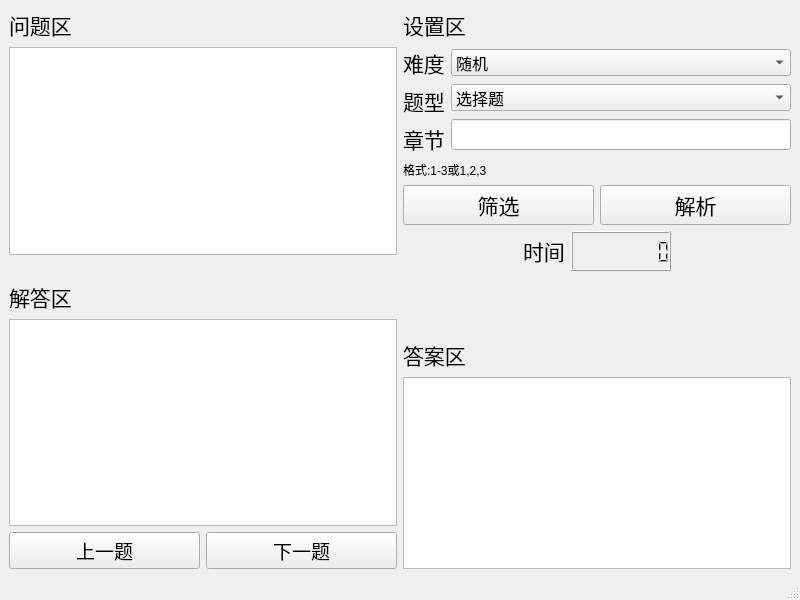
<?xml version="1.0" encoding="UTF-8"?>
<ui version="4.0">
 <class>ExamWindow</class>
 <widget class="QMainWindow" name="ExamWindow">
  <property name="geometry">
   <rect>
    <x>0</x>
    <y>0</y>
    <width>800</width>
    <height>600</height>
   </rect>
  </property>
  <property name="windowTitle">
   <string>学生练习界面</string>
  </property>
  <property name="toolTip">
   <string>&lt;html&gt;&lt;head/&gt;&lt;body&gt;&lt;p&gt;&lt;br/&gt;&lt;/p&gt;&lt;/body&gt;&lt;/html&gt;</string>
  </property>
  <widget class="QWidget" name="centralwidget">
   <layout class="QGridLayout" name="gridLayout">
    <item row="0" column="0">
     <layout class="QHBoxLayout" name="horizontalLayout_3">
      <item>
       <layout class="QVBoxLayout" name="verticalLayout">
        <item>
         <widget class="QLabel" name="label_5">
          <property name="font">
           <font>
            <pointsize>16</pointsize>
           </font>
          </property>
          <property name="text">
           <string>问题区</string>
          </property>
         </widget>
        </item>
        <item>
         <widget class="QTextBrowser" name="textBrowser_que">
          <property name="font">
           <font>
            <pointsize>14</pointsize>
           </font>
          </property>
          <property name="readOnly">
           <bool>true</bool>
          </property>
         </widget>
        </item>
        <item>
         <spacer name="horizontalSpacer">
          <property name="orientation">
           <enum>Qt::Horizontal</enum>
          </property>
          <property name="sizeHint" stdset="0">
           <size>
            <width>40</width>
            <height>20</height>
           </size>
          </property>
         </spacer>
        </item>
        <item>
         <widget class="QLabel" name="label_7">
          <property name="font">
           <font>
            <pointsize>16</pointsize>
           </font>
          </property>
          <property name="text">
           <string>解答区</string>
          </property>
         </widget>
        </item>
        <item>
         <widget class="QTextBrowser" name="textBrowser_solve">
          <property name="font">
           <font>
            <pointsize>14</pointsize>
           </font>
          </property>
          <property name="readOnly">
           <bool>false</bool>
          </property>
         </widget>
        </item>
        <item>
         <layout class="QHBoxLayout" name="horizontalLayout_4">
          <item>
           <widget class="QPushButton" name="pgupBt">
            <property name="font">
             <font>
              <pointsize>14</pointsize>
             </font>
            </property>
            <property name="text">
             <string>上一题</string>
            </property>
           </widget>
          </item>
          <item>
           <widget class="QPushButton" name="pgdnBt">
            <property name="font">
             <font>
              <pointsize>14</pointsize>
             </font>
            </property>
            <property name="text">
             <string>下一题</string>
            </property>
           </widget>
          </item>
         </layout>
        </item>
       </layout>
      </item>
      <item>
       <layout class="QVBoxLayout" name="verticalLayout_5">
        <item>
         <widget class="QLabel" name="label_8">
          <property name="font">
           <font>
            <pointsize>16</pointsize>
           </font>
          </property>
          <property name="text">
           <string>设置区</string>
          </property>
         </widget>
        </item>
        <item>
         <layout class="QVBoxLayout" name="verticalLayout_4">
          <item>
           <layout class="QHBoxLayout" name="horizontalLayout">
            <item>
             <layout class="QVBoxLayout" name="verticalLayout_2">
              <item>
               <widget class="QLabel" name="label">
                <property name="font">
                 <font>
                  <pointsize>16</pointsize>
                 </font>
                </property>
                <property name="text">
                 <string>难度</string>
                </property>
               </widget>
              </item>
              <item>
               <widget class="QLabel" name="label_2">
                <property name="font">
                 <font>
                  <pointsize>16</pointsize>
                 </font>
                </property>
                <property name="text">
                 <string>题型</string>
                </property>
               </widget>
              </item>
              <item>
               <widget class="QLabel" name="label_3">
                <property name="font">
                 <font>
                  <pointsize>16</pointsize>
                 </font>
                </property>
                <property name="text">
                 <string>章节</string>
                </property>
               </widget>
              </item>
             </layout>
            </item>
            <item>
             <layout class="QVBoxLayout" name="verticalLayout_3">
              <item>
               <widget class="QComboBox" name="hardcBox">
                <property name="font">
                 <font>
                  <pointsize>12</pointsize>
                  <kerning>true</kerning>
                 </font>
                </property>
                <item>
                 <property name="text">
                  <string>随机</string>
                 </property>
                </item>
                <item>
                 <property name="text">
                  <string>难度一</string>
                 </property>
                </item>
                <item>
                 <property name="text">
                  <string>难度二</string>
                 </property>
                </item>
                <item>
                 <property name="text">
                  <string>难度三</string>
                 </property>
                </item>
               </widget>
              </item>
              <item>
               <widget class="QComboBox" name="qscBox">
                <property name="font">
                 <font>
                  <pointsize>12</pointsize>
                 </font>
                </property>
                <item>
                 <property name="text">
                  <string>选择题</string>
                 </property>
                </item>
                <item>
                 <property name="text">
                  <string>填空题</string>
                 </property>
                </item>
                <item>
                 <property name="text">
                  <string>客观题</string>
                 </property>
                </item>
               </widget>
              </item>
              <item>
               <widget class="QLineEdit" name="chapter_lineEdit">
                <property name="font">
                 <font>
                  <pointsize>14</pointsize>
                 </font>
                </property>
               </widget>
              </item>
             </layout>
            </item>
           </layout>
          </item>
          <item>
           <widget class="QLabel" name="label_4">
            <property name="layoutDirection">
             <enum>Qt::LeftToRight</enum>
            </property>
            <property name="text">
             <string>格式:1-3或1,2,3</string>
            </property>
           </widget>
          </item>
          <item>
           <layout class="QHBoxLayout" name="horizontalLayout_2">
            <item>
             <widget class="QPushButton" name="filtrateBt">
              <property name="font">
               <font>
                <pointsize>16</pointsize>
               </font>
              </property>
              <property name="text">
               <string>筛选</string>
              </property>
             </widget>
            </item>
            <item>
             <widget class="QPushButton" name="analysisBt">
              <property name="font">
               <font>
                <pointsize>16</pointsize>
               </font>
              </property>
              <property name="text">
               <string>解析</string>
              </property>
             </widget>
            </item>
           </layout>
          </item>
         </layout>
        </item>
        <item>
         <layout class="QHBoxLayout" name="horizontalLayout_5">
          <item>
           <spacer name="horizontalSpacer_2">
            <property name="orientation">
             <enum>Qt::Horizontal</enum>
            </property>
            <property name="sizeHint" stdset="0">
             <size>
              <width>40</width>
              <height>20</height>
             </size>
            </property>
           </spacer>
          </item>
          <item>
           <widget class="QLabel" name="label_9">
            <property name="font">
             <font>
              <pointsize>16</pointsize>
             </font>
            </property>
            <property name="text">
             <string>时间</string>
            </property>
           </widget>
          </item>
          <item>
           <widget class="QLCDNumber" name="lcdNumber">
            <property name="minimumSize">
             <size>
              <width>100</width>
              <height>40</height>
             </size>
            </property>
            <property name="font">
             <font>
              <pointsize>20</pointsize>
             </font>
            </property>
            <property name="lineWidth">
             <number>1</number>
            </property>
            <property name="smallDecimalPoint">
             <bool>false</bool>
            </property>
            <property name="digitCount">
             <number>8</number>
            </property>
            <property name="segmentStyle">
             <enum>QLCDNumber::Filled</enum>
            </property>
            <property name="intValue" stdset="0">
             <number>0</number>
            </property>
           </widget>
          </item>
          <item>
           <spacer name="horizontalSpacer_4">
            <property name="orientation">
             <enum>Qt::Horizontal</enum>
            </property>
            <property name="sizeHint" stdset="0">
             <size>
              <width>40</width>
              <height>20</height>
             </size>
            </property>
           </spacer>
          </item>
         </layout>
        </item>
        <item>
         <spacer name="verticalSpacer">
          <property name="orientation">
           <enum>Qt::Vertical</enum>
          </property>
          <property name="sizeHint" stdset="0">
           <size>
            <width>20</width>
            <height>40</height>
           </size>
          </property>
         </spacer>
        </item>
        <item>
         <widget class="QLabel" name="label_6">
          <property name="font">
           <font>
            <pointsize>16</pointsize>
           </font>
          </property>
          <property name="text">
           <string>答案区</string>
          </property>
         </widget>
        </item>
        <item>
         <widget class="QTextBrowser" name="textBrowser_ans">
          <property name="font">
           <font>
            <pointsize>14</pointsize>
           </font>
          </property>
         </widget>
        </item>
       </layout>
      </item>
     </layout>
    </item>
   </layout>
  </widget>
  <widget class="QMenuBar" name="menubar">
   <property name="geometry">
    <rect>
     <x>0</x>
     <y>0</y>
     <width>800</width>
     <height>23</height>
    </rect>
   </property>
  </widget>
  <widget class="QStatusBar" name="statusbar"/>
 </widget>
 <resources/>
 <connections/>
</ui>
